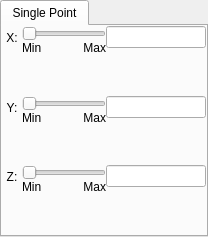
     <widget class="QWidget" name="page_2">
      <property name="sizePolicy">
       <sizepolicy hsizetype="Minimum" vsizetype="Minimum">
        <horstretch>0</horstretch>
        <verstretch>0</verstretch>
       </sizepolicy>
      </property>
      <layout class="QHBoxLayout" name="horizontalLayout_8">
       <property name="spacing">
        <number>0</number>
       </property>
       <property name="sizeConstraint">
        <enum>QLayout::SetMinimumSize</enum>
       </property>
       <property name="leftMargin">
        <number>0</number>
       </property>
       <property name="topMargin">
        <number>0</number>
       </property>
       <property name="rightMargin">
        <number>0</number>
       </property>
       <property name="bottomMargin">
        <number>0</number>
       </property>
       <item>
        <widget class="QTabWidget" name="singlePointTab">
         <property name="sizePolicy">
          <sizepolicy hsizetype="Minimum" vsizetype="Minimum">
           <horstretch>0</horstretch>
           <verstretch>0</verstretch>
          </sizepolicy>
         </property>
         <property name="currentIndex">
          <number>0</number>
         </property>
         <widget class="QWidget" name="tab_7">
          <attribute name="title">
           <string>Single Point</string>
          </attribute>
          <layout class="QHBoxLayout" name="horizontalLayout_19">
           <property name="spacing">
            <number>0</number>
           </property>
           <property name="leftMargin">
            <number>0</number>
           </property>
           <property name="topMargin">
            <number>0</number>
           </property>
           <property name="rightMargin">
            <number>0</number>
           </property>
           <property name="bottomMargin">
            <number>0</number>
           </property>
           <item>
            <layout class="QVBoxLayout" name="verticalLayout_77">
             <property name="spacing">
              <number>0</number>
             </property>
             <property name="sizeConstraint">
              <enum>QLayout::SetMinimumSize</enum>
             </property>
             <property name="rightMargin">
              <number>0</number>
             </property>
             <item>
              <layout class="QHBoxLayout" name="horizontalLayout_48">
               <property name="spacing">
                <number>0</number>
               </property>
               <property name="sizeConstraint">
                <enum>QLayout::SetMinimumSize</enum>
               </property>
               <item>
                <layout class="QVBoxLayout" name="verticalLayout_78">
                 <property name="spacing">
                  <number>0</number>
                 </property>
                 <property name="topMargin">
                  <number>5</number>
                 </property>
                 <item>
                  <widget class="QLabel" name="label_25">
                   <property name="text">
                    <string>X:</string>
                   </property>
                   <property name="alignment">
                    <set>Qt::AlignCenter</set>
                   </property>
                  </widget>
                 </item>
                 <item>
                  <spacer name="verticalSpacer_52">
                   <property name="orientation">
                    <enum>Qt::Vertical</enum>
                   </property>
                   <property name="sizeType">
                    <enum>QSizePolicy::MinimumExpanding</enum>
                   </property>
                   <property name="sizeHint" stdset="0">
                    <size>
                     <width>20</width>
                     <height>5</height>
                    </size>
                   </property>
                  </spacer>
                 </item>
                </layout>
               </item>
               <item>
                <layout class="QVBoxLayout" name="verticalLayout_15">
                 <property name="spacing">
                  <number>0</number>
                 </property>
                 <item>
                  <widget class="QSlider" name="spXSlider">
                   <property name="orientation">
                    <enum>Qt::Horizontal</enum>
                   </property>
                  </widget>
                 </item>
                 <item>
                  <layout class="QHBoxLayout" name="horizontalLayout_50">
                   <property name="spacing">
                    <number>0</number>
                   </property>
                   <item>
                    <widget class="QLabel" name="spXMinLabel">
                     <property name="text">
                      <string>Min</string>
                     </property>
                    </widget>
                   </item>
                   <item>
                    <widget class="QLabel" name="spXMaxLabel">
                     <property name="text">
                      <string>Max</string>
                     </property>
                     <property name="alignment">
                      <set>Qt::AlignRight|Qt::AlignTrailing|Qt::AlignVCenter</set>
                     </property>
                    </widget>
                   </item>
                  </layout>
                 </item>
                 <item>
                  <spacer name="verticalSpacer_10">
                   <property name="orientation">
                    <enum>Qt::Vertical</enum>
                   </property>
                   <property name="sizeHint" stdset="0">
                    <size>
                     <width>20</width>
                     <height>40</height>
                    </size>
                   </property>
                  </spacer>
                 </item>
                </layout>
               </item>
               <item>
                <layout class="QVBoxLayout" name="verticalLayout_79">
                 <property name="spacing">
                  <number>0</number>
                 </property>
                 <item>
                  <widget class="QLineEdit" name="spXEdit">
                   <property name="sizePolicy">
                    <sizepolicy hsizetype="Minimum" vsizetype="Fixed">
                     <horstretch>0</horstretch>
                     <verstretch>0</verstretch>
                    </sizepolicy>
                   </property>
                   <property name="minimumSize">
                    <size>
                     <width>100</width>
                     <height>0</height>
                    </size>
                   </property>
                   <property name="maximumSize">
                    <size>
                     <width>100</width>
                     <height>16777215</height>
                    </size>
                   </property>
                   <property name="alignment">
                    <set>Qt::AlignCenter</set>
                   </property>
                  </widget>
                 </item>
                 <item>
                  <spacer name="verticalSpacer_53">
                   <property name="orientation">
                    <enum>Qt::Vertical</enum>
                   </property>
                   <property name="sizeType">
                    <enum>QSizePolicy::MinimumExpanding</enum>
                   </property>
                   <property name="sizeHint" stdset="0">
                    <size>
                     <width>20</width>
                     <height>5</height>
                    </size>
                   </property>
                  </spacer>
                 </item>
                </layout>
               </item>
              </layout>
             </item>
             <item>
              <layout class="QHBoxLayout" name="horizontalLayout_51">
               <property name="spacing">
                <number>0</number>
               </property>
               <property name="sizeConstraint">
                <enum>QLayout::SetMinimumSize</enum>
               </property>
               <item>
                <layout class="QVBoxLayout" name="verticalLayout_80">
                 <property name="spacing">
                  <number>0</number>
                 </property>
                 <property name="topMargin">
                  <number>5</number>
                 </property>
                 <item>
                  <widget class="QLabel" name="label_53">
                   <property name="text">
                    <string>Y:</string>
                   </property>
                   <property name="alignment">
                    <set>Qt::AlignCenter</set>
                   </property>
                  </widget>
                 </item>
                 <item>
                  <spacer name="verticalSpacer_54">
                   <property name="orientation">
                    <enum>Qt::Vertical</enum>
                   </property>
                   <property name="sizeType">
                    <enum>QSizePolicy::MinimumExpanding</enum>
                   </property>
                   <property name="sizeHint" stdset="0">
                    <size>
                     <width>20</width>
                     <height>5</height>
                    </size>
                   </property>
                  </spacer>
                 </item>
                </layout>
               </item>
               <item>
                <layout class="QVBoxLayout" name="verticalLayout_81">
                 <property name="spacing">
                  <number>0</number>
                 </property>
                 <item>
                  <widget class="QSlider" name="spYSlider">
                   <property name="orientation">
                    <enum>Qt::Horizontal</enum>
                   </property>
                  </widget>
                 </item>
                 <item>
                  <layout class="QHBoxLayout" name="horizontalLayout_52">
                   <property name="spacing">
                    <number>0</number>
                   </property>
                   <item>
                    <widget class="QLabel" name="spYMinLabel">
                     <property name="text">
                      <string>Min</string>
                     </property>
                    </widget>
                   </item>
                   <item>
                    <widget class="QLabel" name="spYMaxLabel">
                     <property name="text">
                      <string>Max</string>
                     </property>
                     <property name="alignment">
                      <set>Qt::AlignRight|Qt::AlignTrailing|Qt::AlignVCenter</set>
                     </property>
                    </widget>
                   </item>
                  </layout>
                 </item>
                 <item>
                  <spacer name="verticalSpacer_11">
                   <property name="orientation">
                    <enum>Qt::Vertical</enum>
                   </property>
                   <property name="sizeHint" stdset="0">
                    <size>
                     <width>20</width>
                     <height>40</height>
                    </size>
                   </property>
                  </spacer>
                 </item>
                </layout>
               </item>
               <item>
                <layout class="QVBoxLayout" name="verticalLayout_82">
                 <property name="spacing">
                  <number>0</number>
                 </property>
                 <item>
                  <widget class="QLineEdit" name="spYEdit">
                   <property name="sizePolicy">
                    <sizepolicy hsizetype="Minimum" vsizetype="Fixed">
                     <horstretch>0</horstretch>
                     <verstretch>0</verstretch>
                    </sizepolicy>
                   </property>
                   <property name="minimumSize">
                    <size>
                     <width>100</width>
                     <height>0</height>
                    </size>
                   </property>
                   <property name="maximumSize">
                    <size>
                     <width>100</width>
                     <height>16777215</height>
                    </size>
                   </property>
                   <property name="alignment">
                    <set>Qt::AlignCenter</set>
                   </property>
                  </widget>
                 </item>
                 <item>
                  <spacer name="verticalSpacer_55">
                   <property name="orientation">
                    <enum>Qt::Vertical</enum>
                   </property>
                   <property name="sizeType">
                    <enum>QSizePolicy::MinimumExpanding</enum>
                   </property>
                   <property name="sizeHint" stdset="0">
                    <size>
                     <width>20</width>
                     <height>5</height>
                    </size>
                   </property>
                  </spacer>
                 </item>
                </layout>
               </item>
              </layout>
             </item>
             <item>
              <layout class="QHBoxLayout" name="horizontalLayout_53">
               <property name="spacing">
                <number>0</number>
               </property>
               <property name="sizeConstraint">
                <enum>QLayout::SetMinimumSize</enum>
               </property>
               <item>
                <layout class="QVBoxLayout" name="verticalLayout_83">
                 <property name="spacing">
                  <number>0</number>
                 </property>
                 <property name="topMargin">
                  <number>5</number>
                 </property>
                 <item>
                  <widget class="QLabel" name="label_54">
                   <property name="text">
                    <string>Z:</string>
                   </property>
                   <property name="alignment">
                    <set>Qt::AlignCenter</set>
                   </property>
                  </widget>
                 </item>
                 <item>
                  <spacer name="verticalSpacer_56">
                   <property name="orientation">
                    <enum>Qt::Vertical</enum>
                   </property>
                   <property name="sizeType">
                    <enum>QSizePolicy::MinimumExpanding</enum>
                   </property>
                   <property name="sizeHint" stdset="0">
                    <size>
                     <width>20</width>
                     <height>5</height>
                    </size>
                   </property>
                  </spacer>
                 </item>
                </layout>
               </item>
               <item>
                <layout class="QVBoxLayout" name="verticalLayout_84">
                 <property name="spacing">
                  <number>0</number>
                 </property>
                 <item>
                  <widget class="QSlider" name="spZSlider">
                   <property name="orientation">
                    <enum>Qt::Horizontal</enum>
                   </property>
                  </widget>
                 </item>
                 <item>
                  <layout class="QHBoxLayout" name="horizontalLayout_54">
                   <property name="spacing">
                    <number>0</number>
                   </property>
                   <item>
                    <widget class="QLabel" name="spZMinLabel">
                     <property name="text">
                      <string>Min</string>
                     </property>
                    </widget>
                   </item>
                   <item>
                    <widget class="QLabel" name="spZMaxLabel">
                     <property name="text">
                      <string>Max</string>
                     </property>
                     <property name="alignment">
                      <set>Qt::AlignRight|Qt::AlignTrailing|Qt::AlignVCenter</set>
                     </property>
                    </widget>
                   </item>
                  </layout>
                 </item>
                 <item>
                  <spacer name="verticalSpacer_12">
                   <property name="orientation">
                    <enum>Qt::Vertical</enum>
                   </property>
                   <property name="sizeHint" stdset="0">
                    <size>
                     <width>20</width>
                     <height>40</height>
                    </size>
                   </property>
                  </spacer>
                 </item>
                </layout>
               </item>
               <item>
                <layout class="QVBoxLayout" name="verticalLayout_85">
                 <property name="spacing">
                  <number>0</number>
                 </property>
                 <item>
                  <widget class="QLineEdit" name="spZEdit">
                   <property name="sizePolicy">
                    <sizepolicy hsizetype="Minimum" vsizetype="Fixed">
                     <horstretch>0</horstretch>
                     <verstretch>0</verstretch>
                    </sizepolicy>
                   </property>
                   <property name="minimumSize">
                    <size>
                     <width>100</width>
                     <height>0</height>
                    </size>
                   </property>
                   <property name="maximumSize">
                    <size>
                     <width>100</width>
                     <height>16777215</height>
                    </size>
                   </property>
                   <property name="alignment">
                    <set>Qt::AlignCenter</set>
                   </property>
                  </widget>
                 </item>
                 <item>
                  <spacer name="verticalSpacer_57">
                   <property name="orientation">
                    <enum>Qt::Vertical</enum>
                   </property>
                   <property name="sizeType">
                    <enum>QSizePolicy::MinimumExpanding</enum>
                   </property>
                   <property name="sizeHint" stdset="0">
                    <size>
                     <width>20</width>
                     <height>5</height>
                    </size>
                   </property>
                  </spacer>
                 </item>
                </layout>
               </item>
              </layout>
             </item>
            </layout>
           </item>
          </layout>
         </widget>
        </widget>
       </item>
      </layout>
     </widget>
